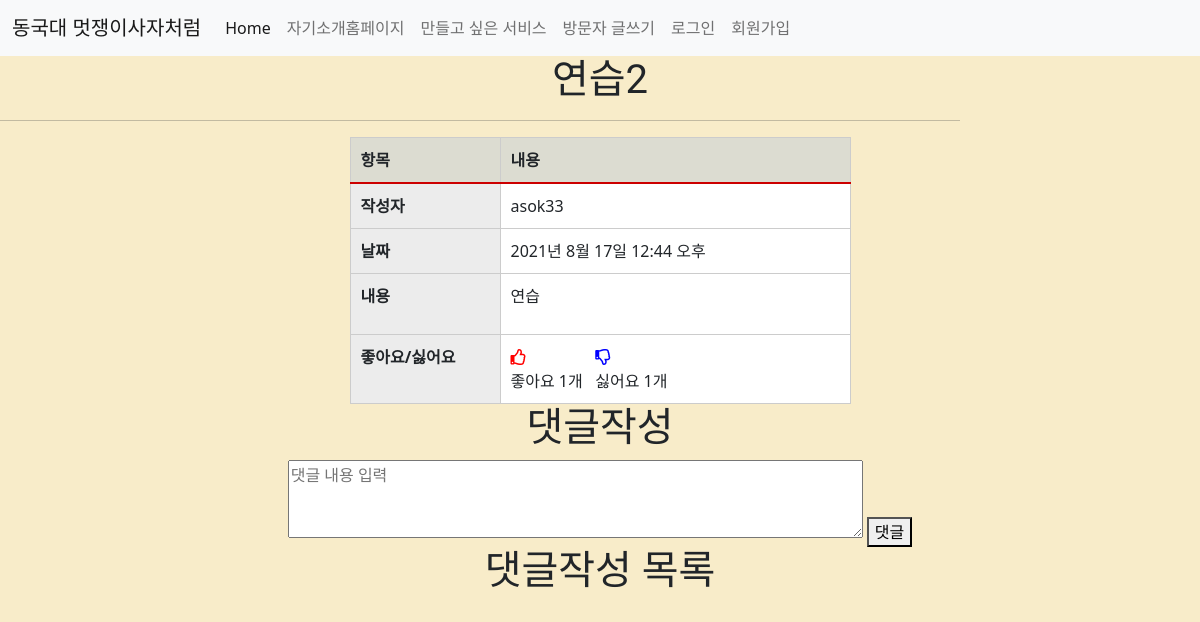
Page /6 on the committed database.
### main/models.py (models this page shows, shortened)
class Post(models.Model):
    id = models.AutoField(primary_key=True)
    title = models.CharField(max_length=200)
    writer = models.ForeignKey(User,on_delete=models.CASCADE)
    pub_date = models.DateTimeField()
    body = models.TextField()
    image = models.ImageField(upload_to = "posts/", blank=True, null=True)
    like_user_set = models.ManyToManyField(User, blank=True, related_name='likes_user_set',through='Like')
    dislike_user_set = models.ManyToManyField(User, blank=True, related_name='dislikes_user_set',through='Dislike')
    @property
    def like_count(self):
        return self.like_user_set.count()
    @property
    def dislike_count(self):
        return self.dislike_user_set.count()

### main/views.py (the view)
# urls.py: path('<int:id>',detail, name="detail"),
def detail(request,id):
    post = get_object_or_404(Post, pk = id)
    all_comments = post.comments.all().order_by('-created_at')
    return render(request, 'main/detail.html',{'post':post , 'comments':all_comments})

### main/templates/main/detail.html (shortened to what this page needs)
{% extends 'base.html' %}
{% load static %}
{% block content %}
    <head>
      <link rel="stylesheet" href="{% static 'css/detail.css' %}?">
      <link rel="stylesheet" href="https://cdnjs.cloudflare.com/ajax/libs/font-awesome/5.8.2/css/all.min.css"/>
    </head>
    <body>
    {% include 'shared/_navbar.html' %}
    <h1>{{post.title}}</h1>
    <div style="align-items: center;">
    <hr>
    </div>
    <table>
        <thead>
        <tr>
          <th scope="cols">항목</th>
          <th scope="cols">내용</th>
        </tr>
        </thead>
        <tbody>
        <tr>
          <th scope="row">작성자</th>
          {% if post.writer %}
          {% if 'user' in post.writer.username %}
          <td>{{post.writer.last_name}} {{post.writer.first_name}}</td>
          {% else %}
          <td>{{post.writer}}</td>
          {% endif %}
          {% else %}
          <td>알 수 없음</td>
          {% endif %}
        </tr>
        <tr>
          <th scope="row">날짜</th>
          <td>{{post.pub_date}}</td>
        </tr>
        <tr>
          <th scope="row">내용</th>
          <td>
            <p>{{post.body}}</p>
          </td>
        </tr>
        <tr>
          <th>
            좋아요/싫어요
          </th>
          <td>
            <div style="display: inline-block;">
            <span href="#" class="like" name ="{{post.id}}" value="Like">
              {% if user in post.like_user_set.all %}
                  <div class="alt-service-icon">
                      <i class="fas fa-thumbs-up" id ="like-icon" style="color:red;"></i>
                   </div>
              {% else %}
                  <div class="alt-service-icon">
                       <i class="far fa-thumbs-up" id ="like-icon" style="color:red;"></i>
                  </div>
               {% endif %}
               <span id="count1-{{ post.id }}" class="alt-services-title font-alt">
                  좋아요
                  {% if post.like_count == 0 %}
                    0개
                  {% else %}
                      {{ post.like_count }}개
                  {% endif %}
               </span>
          </span>
          </div>
          <div style="display: inline-block;">
          <span href="#" class="dislike" name ="{{post.id}}" value="dislike">
            {% if user in post.dislike_user_set.all %}
                <div class="alt-service-icon">
                  <i class="fas fa-thumbs-down" id ="dislike-icon" style="color:blue;"></i>
                 </div>
            {% else %}
                <div class="alt-service-icon">
                     <i class="far fa-thumbs-down" id ="dislike-icon" style="color:blue;"></i>
                </div>
             {% endif %}
             <span id="count2-{{ post.id }}" class="alt-services-title font-alt">
                싫어요
                {% if post.dislike_count == 0 %}
                  0개
                {% else %}
                    {{ post.dislike_count }}개
                {% endif %}
             </span>
        </span>
        </div>
          </td>
        </tr>
        </tbody>
      </table>
      <h1>댓글작성</h1>
      <div style="text-align: center;">
        <form action="{% url 'main:create_comment' post.id %}" method="POST">
          <textarea name="content" placeholder="댓글 내용 입력" rows="3" cols="60"></textarea>
          <button type="submit" value="확인">댓글</button>
        </form>
      </div>
      <h1>댓글작성 목록</h1>
    </body>
{% endblock %}

### sns_project/static/css/detail.css (style rules this page uses)
body { background-color:#f8ecc9; }
h1 { font-family: 'Nanum Pen Script', cursive; text-align: center; }
hr { width: 80%; }
table { border-collapse: collapse; text-align: left; line-height: 1.5; border-left: 1px solid #ccc; margin: auto; }
table thead th { padding: 10px; font-weight: bold; border-top: 1px solid #ccc; border-right: 1px solid #ccc; border-bottom: 2px solid #c00; background: #dcdcd1; }
table tbody th { width: 150px; padding: 10px; font-weight: bold; vertical-align: top; border-right: 1px solid #ccc; border-bottom: 1px solid #ccc; background: #ececec; }
table td { width: 350px; padding: 10px; vertical-align: top; border-right: 1px solid #ccc; border-bottom: 1px solid #ccc; background: white; }

### rows in the picture
Post: title "연습2", writer "asok33", pub_date "2021년 8월 17일 12:44 오후", body "연습", like_count "1", dislike_count "1"
